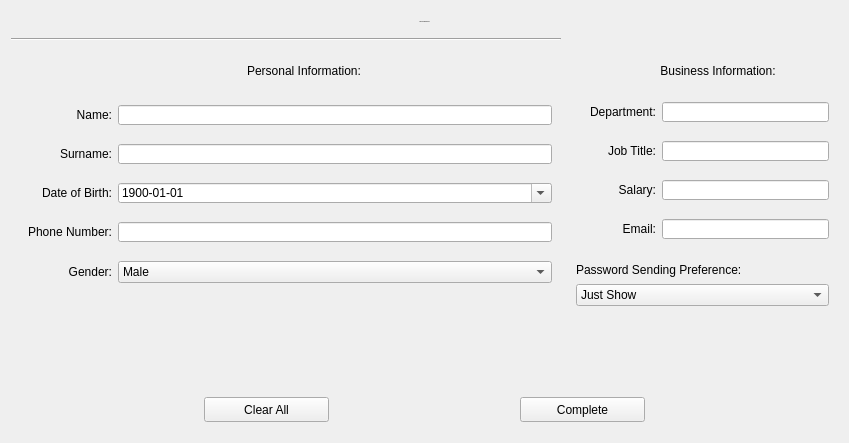
      <widget class="QWidget" name="page_new_staff_registration">
       <layout class="QGridLayout" name="gridLayout_14">
        <item row="4" column="0" colspan="2">
         <widget class="QWidget" name="widget_hiring_btn_container" native="true">
          <property name="minimumSize">
           <size>
            <width>400</width>
            <height>44</height>
           </size>
          </property>
          <property name="maximumSize">
           <size>
            <width>16777215</width>
            <height>45</height>
           </size>
          </property>
          <property name="styleSheet">
           <string notr="true"/>
          </property>
          <layout class="QHBoxLayout" name="horizontalLayout_20">
           <item>
            <spacer name="horizontalSpacer">
             <property name="orientation">
              <enum>Qt::Horizontal</enum>
             </property>
             <property name="sizeHint" stdset="0">
              <size>
               <width>131</width>
               <height>20</height>
              </size>
             </property>
            </spacer>
           </item>
           <item>
            <widget class="QPushButton" name="btn_hiring_clear_all">
             <property name="minimumSize">
              <size>
               <width>125</width>
               <height>25</height>
              </size>
             </property>
             <property name="maximumSize">
              <size>
               <width>16777215</width>
               <height>25</height>
              </size>
             </property>
             <property name="cursor">
              <cursorShape>PointingHandCursor</cursorShape>
             </property>
             <property name="toolTip">
              <string>Clear all input boxes</string>
             </property>
             <property name="text">
              <string>Clear All</string>
             </property>
             <property name="icon">
              <iconset resource="../icons_source.qrc">
               <normaloff>:/newSource/icons/mop.png</normaloff>:/newSource/icons/mop.png</iconset>
             </property>
            </widget>
           </item>
           <item>
            <spacer name="horizontalSpacer_2">
             <property name="orientation">
              <enum>Qt::Horizontal</enum>
             </property>
             <property name="sizeHint" stdset="0">
              <size>
               <width>15</width>
               <height>20</height>
              </size>
             </property>
            </spacer>
           </item>
           <item>
            <widget class="QPushButton" name="btn_hiring_complete">
             <property name="minimumSize">
              <size>
               <width>125</width>
               <height>25</height>
              </size>
             </property>
             <property name="maximumSize">
              <size>
               <width>16777215</width>
               <height>25</height>
              </size>
             </property>
             <property name="cursor">
              <cursorShape>PointingHandCursor</cursorShape>
             </property>
             <property name="toolTip">
              <string>Complete staff registration</string>
             </property>
             <property name="text">
              <string>Complete</string>
             </property>
             <property name="icon">
              <iconset resource="../icons_source.qrc">
               <normaloff>:/newSource/icons/complete.png</normaloff>:/newSource/icons/complete.png</iconset>
             </property>
            </widget>
           </item>
           <item>
            <spacer name="horizontalSpacer_3">
             <property name="orientation">
              <enum>Qt::Horizontal</enum>
             </property>
             <property name="sizeHint" stdset="0">
              <size>
               <width>111</width>
               <height>20</height>
              </size>
             </property>
            </spacer>
           </item>
          </layout>
         </widget>
        </item>
        <item row="0" column="0" colspan="2">
         <widget class="QLabel" name="lbl_hiring_header">
          <property name="minimumSize">
           <size>
            <width>541</width>
            <height>21</height>
           </size>
          </property>
          <property name="maximumSize">
           <size>
            <width>16777215</width>
            <height>21</height>
           </size>
          </property>
          <property name="font">
           <font>
            <family>Segoe Print</family>
            <pointsize>-1</pointsize>
            <weight>50</weight>
            <italic>false</italic>
            <bold>false</bold>
           </font>
          </property>
          <property name="text">
           <string>New Staff Registration</string>
          </property>
          <property name="alignment">
           <set>Qt::AlignCenter</set>
          </property>
         </widget>
        </item>
        <item row="3" column="0">
         <widget class="QWidget" name="widget_hiring_left_part" native="true">
          <property name="minimumSize">
           <size>
            <width>290</width>
            <height>300</height>
           </size>
          </property>
          <property name="styleSheet">
           <string notr="true"/>
          </property>
          <layout class="QVBoxLayout" name="verticalLayout_6">
           <item>
            <widget class="QWidget" name="widget_2" native="true">
             <property name="minimumSize">
              <size>
               <width>272</width>
               <height>30</height>
              </size>
             </property>
             <property name="maximumSize">
              <size>
               <width>16777215</width>
               <height>30</height>
              </size>
             </property>
             <layout class="QHBoxLayout" name="horizontalLayout_18">
              <property name="topMargin">
               <number>0</number>
              </property>
              <item>
               <widget class="QLabel" name="label">
                <property name="minimumSize">
                 <size>
                  <width>30</width>
                  <height>30</height>
                 </size>
                </property>
                <property name="maximumSize">
                 <size>
                  <width>30</width>
                  <height>30</height>
                 </size>
                </property>
                <property name="text">
                 <string/>
                </property>
                <property name="pixmap">
                 <pixmap resource="../icons_source.qrc">:/newSource/icons/personal_information.png</pixmap>
                </property>
                <property name="scaledContents">
                 <bool>true</bool>
                </property>
                <property name="alignment">
                 <set>Qt::AlignLeading|Qt::AlignLeft|Qt::AlignVCenter</set>
                </property>
               </widget>
              </item>
              <item>
               <widget class="QLabel" name="lbl_hiring_sub_header_left">
                <property name="minimumSize">
                 <size>
                  <width>218</width>
                  <height>30</height>
                 </size>
                </property>
                <property name="maximumSize">
                 <size>
                  <width>16777215</width>
                  <height>30</height>
                 </size>
                </property>
                <property name="text">
                 <string>Personal Information:</string>
                </property>
                <property name="alignment">
                 <set>Qt::AlignCenter</set>
                </property>
               </widget>
              </item>
             </layout>
            </widget>
           </item>
           <item>
            <spacer name="verticalSpacer_23">
             <property name="orientation">
              <enum>Qt::Vertical</enum>
             </property>
             <property name="sizeType">
              <enum>QSizePolicy::Fixed</enum>
             </property>
             <property name="sizeHint" stdset="0">
              <size>
               <width>20</width>
               <height>13</height>
              </size>
             </property>
            </spacer>
           </item>
           <item>
            <layout class="QHBoxLayout" name="horizontalLayout_9">
             <item>
              <widget class="QLabel" name="lbl_hiring_name">
               <property name="minimumSize">
                <size>
                 <width>92</width>
                 <height>16</height>
                </size>
               </property>
               <property name="maximumSize">
                <size>
                 <width>92</width>
                 <height>16</height>
                </size>
               </property>
               <property name="text">
                <string>Name:</string>
               </property>
               <property name="alignment">
                <set>Qt::AlignRight|Qt::AlignTrailing|Qt::AlignVCenter</set>
               </property>
              </widget>
             </item>
             <item>
              <widget class="QLineEdit" name="lineEdit_hiring_name">
               <property name="minimumSize">
                <size>
                 <width>156</width>
                 <height>20</height>
                </size>
               </property>
               <property name="maximumSize">
                <size>
                 <width>16777215</width>
                 <height>20</height>
                </size>
               </property>
               <property name="font">
                <font>
                 <pointsize>9</pointsize>
                </font>
               </property>
               <property name="clearButtonEnabled">
                <bool>true</bool>
               </property>
              </widget>
             </item>
            </layout>
           </item>
           <item>
            <spacer name="verticalSpacer_19">
             <property name="orientation">
              <enum>Qt::Vertical</enum>
             </property>
             <property name="sizeType">
              <enum>QSizePolicy::Fixed</enum>
             </property>
             <property name="sizeHint" stdset="0">
              <size>
               <width>20</width>
               <height>13</height>
              </size>
             </property>
            </spacer>
           </item>
           <item>
            <layout class="QHBoxLayout" name="horizontalLayout_10">
             <item>
              <widget class="QLabel" name="lbl_hiring_surname">
               <property name="minimumSize">
                <size>
                 <width>92</width>
                 <height>16</height>
                </size>
               </property>
               <property name="maximumSize">
                <size>
                 <width>92</width>
                 <height>16</height>
                </size>
               </property>
               <property name="text">
                <string>Surname:</string>
               </property>
               <property name="alignment">
                <set>Qt::AlignRight|Qt::AlignTrailing|Qt::AlignVCenter</set>
               </property>
              </widget>
             </item>
             <item>
              <widget class="QLineEdit" name="lineEdit_hiring_surname">
               <property name="minimumSize">
                <size>
                 <width>156</width>
                 <height>20</height>
                </size>
               </property>
               <property name="maximumSize">
                <size>
                 <width>16777215</width>
                 <height>20</height>
                </size>
               </property>
               <property name="font">
                <font>
                 <pointsize>9</pointsize>
                </font>
               </property>
               <property name="clearButtonEnabled">
                <bool>true</bool>
               </property>
              </widget>
             </item>
            </layout>
           </item>
           <item>
            <spacer name="verticalSpacer_20">
             <property name="orientation">
              <enum>Qt::Vertical</enum>
             </property>
             <property name="sizeType">
              <enum>QSizePolicy::Fixed</enum>
             </property>
             <property name="sizeHint" stdset="0">
              <size>
               <width>20</width>
               <height>13</height>
              </size>
             </property>
            </spacer>
           </item>
           <item>
            <layout class="QHBoxLayout" name="horizontalLayout_11">
             <item>
              <widget class="QLabel" name="lbl_hiring_date_of_birth">
               <property name="minimumSize">
                <size>
                 <width>92</width>
                 <height>16</height>
                </size>
               </property>
               <property name="maximumSize">
                <size>
                 <width>92</width>
                 <height>16</height>
                </size>
               </property>
               <property name="text">
                <string>Date of Birth:</string>
               </property>
               <property name="alignment">
                <set>Qt::AlignRight|Qt::AlignTrailing|Qt::AlignVCenter</set>
               </property>
              </widget>
             </item>
             <item>
              <widget class="QDateEdit" name="dateEdit_hiring_date_of_birth">
               <property name="minimumSize">
                <size>
                 <width>156</width>
                 <height>20</height>
                </size>
               </property>
               <property name="maximumSize">
                <size>
                 <width>16777215</width>
                 <height>20</height>
                </size>
               </property>
               <property name="font">
                <font>
                 <pointsize>9</pointsize>
                </font>
               </property>
               <property name="dateTime">
                <datetime>
                 <hour>0</hour>
                 <minute>0</minute>
                 <second>0</second>
                 <year>1900</year>
                 <month>1</month>
                 <day>1</day>
                </datetime>
               </property>
               <property name="minimumDate">
                <date>
                 <year>1900</year>
                 <month>1</month>
                 <day>1</day>
                </date>
               </property>
               <property name="displayFormat">
                <string>yyyy-MM-dd</string>
               </property>
               <property name="calendarPopup">
                <bool>true</bool>
               </property>
              </widget>
             </item>
            </layout>
           </item>
           <item>
            <spacer name="verticalSpacer_21">
             <property name="orientation">
              <enum>Qt::Vertical</enum>
             </property>
             <property name="sizeType">
              <enum>QSizePolicy::Fixed</enum>
             </property>
             <property name="sizeHint" stdset="0">
              <size>
               <width>20</width>
               <height>13</height>
              </size>
             </property>
            </spacer>
           </item>
           <item>
            <layout class="QHBoxLayout" name="horizontalLayout_13">
             <item>
              <widget class="QLabel" name="lbl_hiring_phone_number">
               <property name="minimumSize">
                <size>
                 <width>92</width>
                 <height>16</height>
                </size>
               </property>
               <property name="maximumSize">
                <size>
                 <width>92</width>
                 <height>16</height>
                </size>
               </property>
               <property name="text">
                <string>Phone Number:</string>
               </property>
               <property name="alignment">
                <set>Qt::AlignRight|Qt::AlignTrailing|Qt::AlignVCenter</set>
               </property>
              </widget>
             </item>
             <item>
              <widget class="QLineEdit" name="lineEdit_hiring_phone_number">
               <property name="minimumSize">
                <size>
                 <width>156</width>
                 <height>20</height>
                </size>
               </property>
               <property name="maximumSize">
                <size>
                 <width>16777215</width>
                 <height>20</height>
                </size>
               </property>
               <property name="font">
                <font>
                 <pointsize>9</pointsize>
                </font>
               </property>
               <property name="clearButtonEnabled">
                <bool>true</bool>
               </property>
              </widget>
             </item>
            </layout>
           </item>
           <item>
            <spacer name="verticalSpacer_22">
             <property name="orientation">
              <enum>Qt::Vertical</enum>
             </property>
             <property name="sizeType">
              <enum>QSizePolicy::Fixed</enum>
             </property>
             <property name="sizeHint" stdset="0">
              <size>
               <width>20</width>
               <height>13</height>
              </size>
             </property>
            </spacer>
           </item>
           <item>
            <layout class="QHBoxLayout" name="horizontalLayout_66">
             <item>
              <widget class="QLabel" name="lbl_hiring_gender">
               <property name="minimumSize">
                <size>
                 <width>92</width>
                 <height>16</height>
                </size>
               </property>
               <property name="maximumSize">
                <size>
                 <width>92</width>
                 <height>16</height>
                </size>
               </property>
               <property name="text">
                <string>Gender:</string>
               </property>
               <property name="alignment">
                <set>Qt::AlignRight|Qt::AlignTrailing|Qt::AlignVCenter</set>
               </property>
              </widget>
             </item>
             <item>
              <widget class="QComboBox" name="comboBox_hiring_gender">
               <item>
                <property name="text">
                 <string>Male</string>
                </property>
               </item>
               <item>
                <property name="text">
                 <string>Female</string>
                </property>
               </item>
              </widget>
             </item>
            </layout>
           </item>
           <item>
            <spacer name="verticalSpacer_5">
             <property name="orientation">
              <enum>Qt::Vertical</enum>
             </property>
             <property name="sizeHint" stdset="0">
              <size>
               <width>20</width>
               <height>90</height>
              </size>
             </property>
            </spacer>
           </item>
          </layout>
         </widget>
        </item>
        <item row="3" column="1">
         <widget class="QWidget" name="widget_hiring_right_part" native="true">
          <property name="minimumSize">
           <size>
            <width>271</width>
            <height>300</height>
           </size>
          </property>
          <property name="styleSheet">
           <string notr="true"/>
          </property>
          <layout class="QVBoxLayout" name="verticalLayout_11">
           <item>
            <widget class="QWidget" name="widget_3" native="true">
             <property name="minimumSize">
              <size>
               <width>253</width>
               <height>30</height>
              </size>
             </property>
             <property name="maximumSize">
              <size>
               <width>16777215</width>
               <height>30</height>
              </size>
             </property>
             <layout class="QHBoxLayout" name="horizontalLayout_19">
              <property name="topMargin">
               <number>0</number>
              </property>
              <item>
               <widget class="QLabel" name="label_2">
                <property name="minimumSize">
                 <size>
                  <width>25</width>
                  <height>25</height>
                 </size>
                </property>
                <property name="maximumSize">
                 <size>
                  <width>25</width>
                  <height>25</height>
                 </size>
                </property>
                <property name="text">
                 <string/>
                </property>
                <property name="pixmap">
                 <pixmap resource="../icons_source.qrc">:/newSource/icons/business_information.png</pixmap>
                </property>
                <property name="scaledContents">
                 <bool>true</bool>
                </property>
               </widget>
              </item>
              <item>
               <widget class="QLabel" name="lbl_hiring_sub_header_right">
                <property name="minimumSize">
                 <size>
                  <width>199</width>
                  <height>30</height>
                 </size>
                </property>
                <property name="maximumSize">
                 <size>
                  <width>16777215</width>
                  <height>30</height>
                 </size>
                </property>
                <property name="text">
                 <string>Business Information:</string>
                </property>
                <property name="alignment">
                 <set>Qt::AlignCenter</set>
                </property>
               </widget>
              </item>
             </layout>
            </widget>
           </item>
           <item>
            <spacer name="verticalSpacer_24">
             <property name="orientation">
              <enum>Qt::Vertical</enum>
             </property>
             <property name="sizeType">
              <enum>QSizePolicy::Fixed</enum>
             </property>
             <property name="sizeHint" stdset="0">
              <size>
               <width>250</width>
               <height>10</height>
              </size>
             </property>
            </spacer>
           </item>
           <item>
            <layout class="QHBoxLayout" name="horizontalLayout_14">
             <item>
              <widget class="QLabel" name="lbl_hiring_department">
               <property name="minimumSize">
                <size>
                 <width>80</width>
                 <height>16</height>
                </size>
               </property>
               <property name="maximumSize">
                <size>
                 <width>80</width>
                 <height>16</height>
                </size>
               </property>
               <property name="text">
                <string>Department:</string>
               </property>
               <property name="alignment">
                <set>Qt::AlignRight|Qt::AlignTrailing|Qt::AlignVCenter</set>
               </property>
              </widget>
             </item>
             <item>
              <widget class="QLineEdit" name="lineEdit_hiring_department">
               <property name="minimumSize">
                <size>
                 <width>156</width>
                 <height>20</height>
                </size>
               </property>
               <property name="maximumSize">
                <size>
                 <width>16777215</width>
                 <height>20</height>
                </size>
               </property>
               <property name="font">
                <font>
                 <pointsize>9</pointsize>
                </font>
               </property>
               <property name="clearButtonEnabled">
                <bool>true</bool>
               </property>
              </widget>
             </item>
            </layout>
           </item>
           <item>
            <spacer name="verticalSpacer_25">
             <property name="orientation">
              <enum>Qt::Vertical</enum>
             </property>
             <property name="sizeType">
              <enum>QSizePolicy::Fixed</enum>
             </property>
             <property name="sizeHint" stdset="0">
              <size>
               <width>250</width>
               <height>13</height>
              </size>
             </property>
            </spacer>
           </item>
           <item>
            <layout class="QHBoxLayout" name="horizontalLayout_16">
             <item>
              <widget class="QLabel" name="lbl_hiring_job_title">
               <property name="minimumSize">
                <size>
                 <width>80</width>
                 <height>16</height>
                </size>
               </property>
               <property name="maximumSize">
                <size>
                 <width>80</width>
                 <height>16</height>
                </size>
               </property>
               <property name="text">
                <string>Job Title:</string>
               </property>
               <property name="alignment">
                <set>Qt::AlignRight|Qt::AlignTrailing|Qt::AlignVCenter</set>
               </property>
              </widget>
             </item>
             <item>
              <widget class="QLineEdit" name="lineEdit_hiring_job_title">
               <property name="minimumSize">
                <size>
                 <width>156</width>
                 <height>20</height>
                </size>
               </property>
               <property name="maximumSize">
                <size>
                 <width>16777215</width>
                 <height>20</height>
                </size>
               </property>
               <property name="font">
                <font>
                 <pointsize>9</pointsize>
                </font>
               </property>
               <property name="clearButtonEnabled">
                <bool>true</bool>
               </property>
              </widget>
             </item>
            </layout>
           </item>
           <item>
            <spacer name="verticalSpacer_26">
             <property name="orientation">
              <enum>Qt::Vertical</enum>
             </property>
             <property name="sizeType">
              <enum>QSizePolicy::Fixed</enum>
             </property>
             <property name="sizeHint" stdset="0">
              <size>
               <width>250</width>
               <height>13</height>
              </size>
             </property>
            </spacer>
           </item>
           <item>
            <layout class="QHBoxLayout" name="horizontalLayout_15">
             <item>
              <widget class="QLabel" name="lbl_hiring_salary">
               <property name="minimumSize">
                <size>
                 <width>80</width>
                 <height>16</height>
                </size>
               </property>
               <property name="maximumSize">
                <size>
                 <width>80</width>
                 <height>16</height>
                </size>
               </property>
               <property name="text">
                <string>Salary:</string>
               </property>
               <property name="alignment">
                <set>Qt::AlignRight|Qt::AlignTrailing|Qt::AlignVCenter</set>
               </property>
              </widget>
             </item>
             <item>
              <widget class="QLineEdit" name="lineEdit_hiring_salary">
               <property name="minimumSize">
                <size>
                 <width>156</width>
                 <height>20</height>
                </size>
               </property>
               <property name="maximumSize">
                <size>
                 <width>16777215</width>
                 <height>20</height>
                </size>
               </property>
               <property name="font">
                <font>
                 <pointsize>9</pointsize>
                </font>
               </property>
               <property name="clearButtonEnabled">
                <bool>true</bool>
               </property>
              </widget>
             </item>
            </layout>
           </item>
           <item>
            <spacer name="verticalSpacer_27">
             <property name="orientation">
              <enum>Qt::Vertical</enum>
             </property>
             <property name="sizeType">
              <enum>QSizePolicy::Fixed</enum>
             </property>
             <property name="sizeHint" stdset="0">
              <size>
               <width>250</width>
               <height>13</height>
              </size>
             </property>
            </spacer>
           </item>
           <item>
            <layout class="QHBoxLayout" name="horizontalLayout_17">
             <item>
              <widget class="QLabel" name="lbl_hiring_email">
               <property name="minimumSize">
                <size>
                 <width>80</width>
                 <height>16</height>
                </size>
               </property>
               <property name="maximumSize">
                <size>
                 <width>80</width>
                 <height>16</height>
                </size>
               </property>
               <property name="text">
                <string>Email:</string>
               </property>
               <property name="alignment">
                <set>Qt::AlignRight|Qt::AlignTrailing|Qt::AlignVCenter</set>
               </property>
              </widget>
             </item>
             <item>
              <widget class="QLineEdit" name="lineEdit_hiring_email">
               <property name="minimumSize">
                <size>
                 <width>156</width>
                 <height>20</height>
                </size>
               </property>
               <property name="maximumSize">
                <size>
                 <width>16777215</width>
                 <height>20</height>
                </size>
               </property>
               <property name="font">
                <font>
                 <pointsize>9</pointsize>
                </font>
               </property>
               <property name="clearButtonEnabled">
                <bool>true</bool>
               </property>
              </widget>
             </item>
            </layout>
           </item>
           <item>
            <spacer name="verticalSpacer_67">
             <property name="orientation">
              <enum>Qt::Vertical</enum>
             </property>
             <property name="sizeType">
              <enum>QSizePolicy::Fixed</enum>
             </property>
             <property name="sizeHint" stdset="0">
              <size>
               <width>247</width>
               <height>13</height>
              </size>
             </property>
            </spacer>
           </item>
           <item>
            <layout class="QVBoxLayout" name="verticalLayout_8">
             <item>
              <widget class="QLabel" name="lbl_hiring_password_sending_preference">
               <property name="minimumSize">
                <size>
                 <width>238</width>
                 <height>20</height>
                </size>
               </property>
               <property name="maximumSize">
                <size>
                 <width>180</width>
                 <height>16</height>
                </size>
               </property>
               <property name="text">
                <string>Password Sending Preference:</string>
               </property>
               <property name="alignment">
                <set>Qt::AlignLeading|Qt::AlignLeft|Qt::AlignVCenter</set>
               </property>
              </widget>
             </item>
             <item>
              <widget class="QComboBox" name="comboBox_hiring_password_sending_preference">
               <item>
                <property name="text">
                 <string>Just Show</string>
                </property>
               </item>
               <item>
                <property name="text">
                 <string>Just Send Email</string>
                </property>
               </item>
               <item>
                <property name="text">
                 <string>Show and Send Email</string>
                </property>
               </item>
              </widget>
             </item>
            </layout>
           </item>
           <item>
            <spacer name="verticalSpacer_28">
             <property name="orientation">
              <enum>Qt::Vertical</enum>
             </property>
             <property name="sizeType">
              <enum>QSizePolicy::Expanding</enum>
             </property>
             <property name="sizeHint" stdset="0">
              <size>
               <width>250</width>
               <height>13</height>
              </size>
             </property>
            </spacer>
           </item>
          </layout>
         </widget>
        </item>
        <item row="1" column="0">
         <widget class="Line" name="line">
          <property name="minimumSize">
           <size>
            <width>550</width>
            <height>0</height>
           </size>
          </property>
          <property name="orientation">
           <enum>Qt::Horizontal</enum>
          </property>
         </widget>
        </item>
       </layout>
      </widget>
